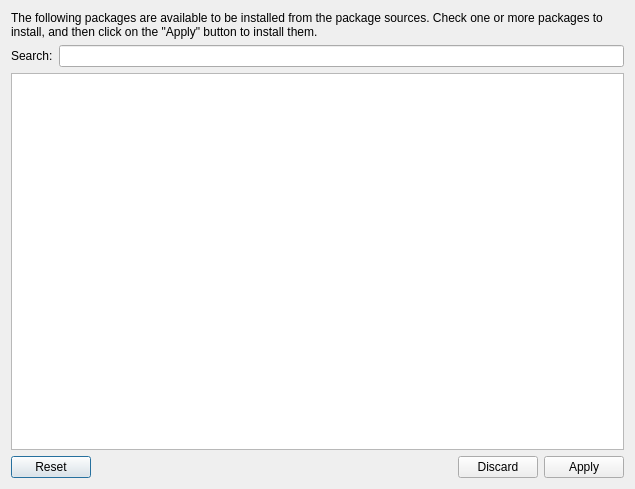
<?xml version="1.0" encoding="UTF-8"?>
<ui version="4.0">
 <class>InstallDialog</class>
 <widget class="QDialog" name="InstallDialog">
  <property name="geometry">
   <rect>
    <x>0</x>
    <y>0</y>
    <width>635</width>
    <height>489</height>
   </rect>
  </property>
  <property name="windowTitle">
   <string>Select packages to install...</string>
  </property>
  <layout class="QVBoxLayout" name="verticalLayout">
   <item>
    <widget class="QLabel" name="f_label">
     <property name="text">
      <string>&lt;html&gt;&lt;head/&gt;&lt;body&gt;&lt;p&gt;The following packages are available to be installed from the package sources. Check one or more packages to install, and then click on the &amp;quot;Apply&amp;quot; button to install them.&lt;/p&gt;&lt;/body&gt;&lt;/html&gt;</string>
     </property>
     <property name="wordWrap">
      <bool>true</bool>
     </property>
    </widget>
   </item>
   <item>
    <layout class="QHBoxLayout" name="horizontalLayout">
     <item>
      <widget class="QLabel" name="label">
       <property name="text">
        <string>Search:</string>
       </property>
      </widget>
     </item>
     <item>
      <widget class="QLineEdit" name="f_searchBox"/>
     </item>
    </layout>
   </item>
   <item>
    <widget class="QSplitter" name="splitter">
     <property name="orientation">
      <enum>Qt::Vertical</enum>
     </property>
     <widget class="QTreeView" name="f_treeView">
      <property name="editTriggers">
       <set>QAbstractItemView::NoEditTriggers</set>
      </property>
      <property name="tabKeyNavigation">
       <bool>true</bool>
      </property>
      <property name="alternatingRowColors">
       <bool>true</bool>
      </property>
      <property name="selectionMode">
       <enum>QAbstractItemView::MultiSelection</enum>
      </property>
     </widget>
    </widget>
   </item>
   <item>
    <widget class="QDialogButtonBox" name="f_buttonBox">
     <property name="orientation">
      <enum>Qt::Horizontal</enum>
     </property>
     <property name="standardButtons">
      <set>QDialogButtonBox::Apply|QDialogButtonBox::Discard|QDialogButtonBox::Reset</set>
     </property>
    </widget>
   </item>
  </layout>
 </widget>
 <resources/>
 <connections/>
</ui>
